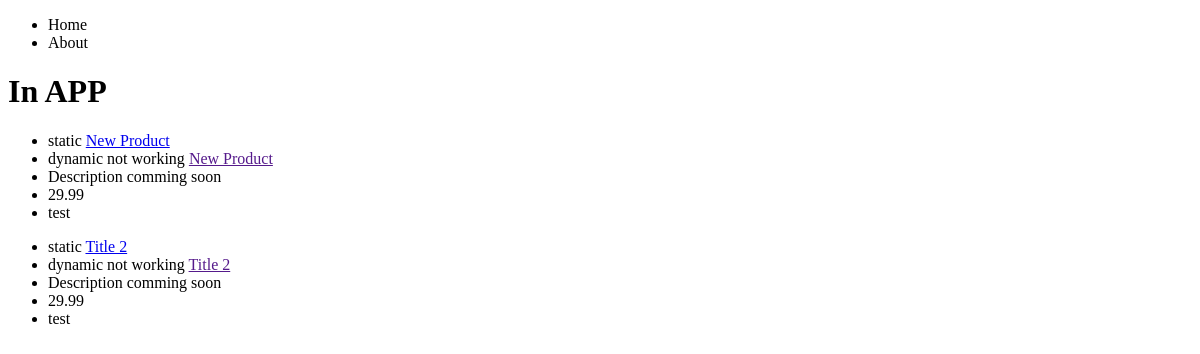
Before: /products/ with the older database file.
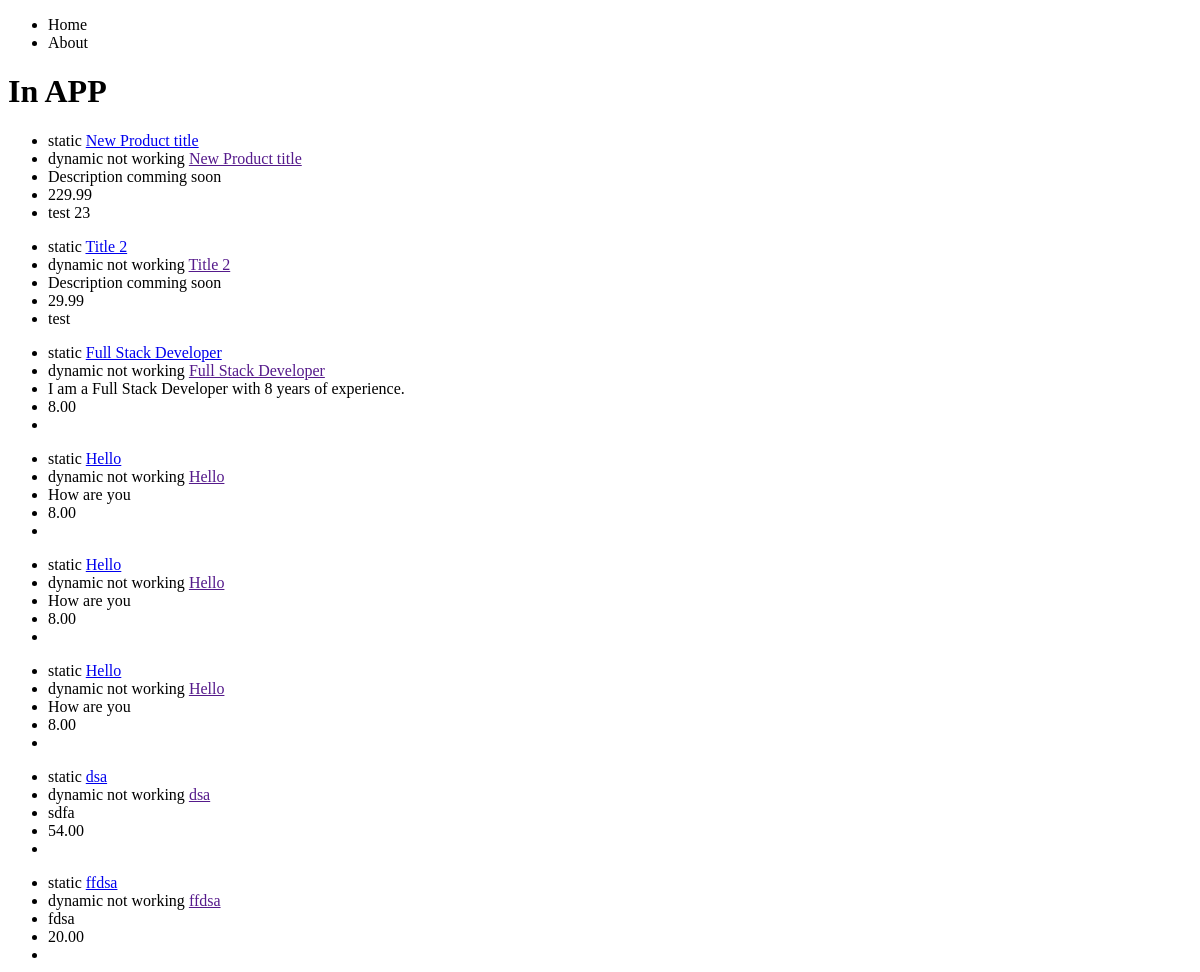
After: the same page with the newer database file.
### products/models.py (models this page shows, shortened)
class Product(models.Model):
    title = models.CharField(max_length=120)
    description = models.TextField(blank=True, null=True)
    price = models.DecimalField(decimal_places=2, max_digits=10000)
    summary = models.TextField()
    featured = models.BooleanField(default=True)

### products/views.py (the view)
# urls.py: path("", product_detail_view, name="product-list"),
def product_detail_view(request):
    product_list = Product.objects.all()
    context = {
        "object_list": product_list,
    }
    return render(request, "products/product_details.html", context)

### products/templates/products/product_details.html
{% extends 'base.html' %}
{% block content %}
<h1> In APP </h1>
{% for product in object_list %}
<ul>
    <li>
        static <a href="/products/{{ product.id }}/">{{ product.title }}</a>
    </li>
    <li>
        dynamic not working <a href="{{ instance.get_absolute_path }}">{{ product.title }}</a>
    </li>
    <li>
        {% if product.description == '' or product.description is None %}
            Description comming soon
        {% else %}
            {{ product.description }}
        {% endif %}
    </li>
    <li>{{ product.price }}</li>
    <li>{{ product.summary }}</li>
</ul>
{% endfor %}
{% endblock %}

### templates/base.html (shortened to what this page needs)
<!DOCTYPE html>
<head>
</head>
<body>
    {% include 'navbar.html' %}
    {% block content %}{% endblock %}
</body>
</html>

### templates/navbar.html
<nav>
    <ul>
        <li>Home</li>
        <li>About</li>
    </ul>
</nav>

Changed rows visible on the page:
changed Product: title "New Product" → "New Product title"; price "29.99" → "229.99"; summary "test" → "test 23"
added Product: title "Full Stack Developer", description "I am a Full Stack Developer with 8 years of experience.", price "8.00"
added Product: title "Hello", description "How are you", price "8.00"
added Product: title "Hello", description "How are you", price "8.00"
added Product: title "Hello", description "How are you", price "8.00"
added Product: title "dsa", description "sdfa", price "54.00"
added Product: title "ffdsa", description "fdsa", price "20.00"
